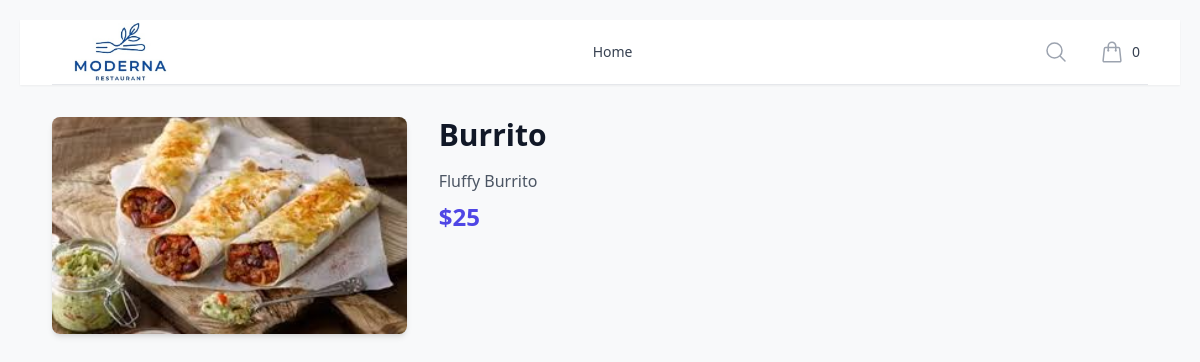
Page /food/3/ on the committed database.
### food/models.py (models this page shows, shortened)
class Item(models.Model):
    item_name = models.CharField(max_length=200)
    item_desc = models.CharField(max_length=500)
    item_price = models.IntegerField()
    item_image = models.ImageField(upload_to='images/', default='images/default.jpg')

### food/views.py (the view)
# urls.py: path('<int:item_id>/', views.details, name='details'),
def details(request, item_id):
    item_info = Item.objects.get(pk=item_id)
    context = {
        'item_info': item_info,
    }
    return render(request, 'food/detail.html', context)

### food/templates/food/detail.html (shortened to what this page needs)
{% extends 'food/base.html' %}
{% block content %}
<div class="mx-auto max-w-7xl px-4 sm:px-6 lg:px-8 py-8">
    <div class="flex flex-col md:flex-row md:space-x-8">
        <div class="md:w-1/3">
            <img src="{{ item_info.item_image.url }}" alt="{{ item_info.item_name }}" class="w-full h-auto rounded-lg shadow-md object-cover">
        </div>
        <div class="mt-6 md:mt-0 md:w-2/3">
            <h1 class="text-3xl font-bold text-gray-900">{{ item_info.item_name }}</h1>
            <p class="mt-4 text-gray-600">{{ item_info.item_desc }}</p>
            <p class="mt-2 text-2xl font-semibold text-indigo-600">${{ item_info.item_price }}</p>
        </div>
    </div>
</div>
{% endblock %}

### food/static/food/style.css (style rules this page uses)
body { font-family: 'Segoe UI', Tahoma, Geneva, Verdana, sans-serif; background-color: #f8f9fa; color: #333; line-height: 1.6; padding: 20px; }

### rows in the picture
Item: item_image (picture), item_name "Burrito", item_desc "Fluffy Burrito", item_price "25"
